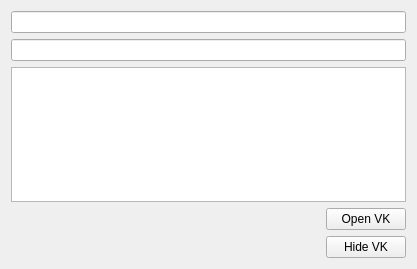
<?xml version="1.0" encoding="UTF-8"?>
<ui version="4.0">
 <class>UseKeyBoardDialog</class>
 <widget class="QWidget" name="UseKeyBoardDialog">
  <property name="geometry">
   <rect>
    <x>0</x>
    <y>0</y>
    <width>417</width>
    <height>269</height>
   </rect>
  </property>
  <property name="windowTitle">
   <string>Using Virtual Keyboard</string>
  </property>
  <layout class="QVBoxLayout" name="verticalLayout_4">
   <item>
    <layout class="QVBoxLayout" name="verticalLayout">
     <item>
      <layout class="QVBoxLayout" name="verticalLayout_2">
       <item>
        <widget class="QLineEdit" name="lineEdit_2"/>
       </item>
       <item>
        <widget class="QLineEdit" name="lineEdit_3"/>
       </item>
       <item>
        <widget class="QTextEdit" name="textEdit"/>
       </item>
       <item>
        <spacer name="verticalSpacer">
         <property name="orientation">
          <enum>Qt::Vertical</enum>
         </property>
         <property name="sizeHint" stdset="0">
          <size>
           <width>20</width>
           <height>40</height>
          </size>
         </property>
        </spacer>
       </item>
      </layout>
     </item>
    </layout>
   </item>
   <item>
    <layout class="QHBoxLayout" name="horizontalLayout">
     <item>
      <spacer name="horizontalSpacer">
       <property name="orientation">
        <enum>Qt::Horizontal</enum>
       </property>
       <property name="sizeHint" stdset="0">
        <size>
         <width>40</width>
         <height>20</height>
        </size>
       </property>
      </spacer>
     </item>
     <item>
      <layout class="QVBoxLayout" name="verticalLayout_3">
       <item>
        <widget class="QPushButton" name="btnShow">
         <property name="text">
          <string>Open VK</string>
         </property>
        </widget>
       </item>
       <item>
        <widget class="QPushButton" name="btnHide">
         <property name="text">
          <string>Hide VK</string>
         </property>
        </widget>
       </item>
      </layout>
     </item>
    </layout>
   </item>
  </layout>
 </widget>
 <layoutdefault spacing="6" margin="11"/>
 <resources/>
 <connections/>
</ui>
